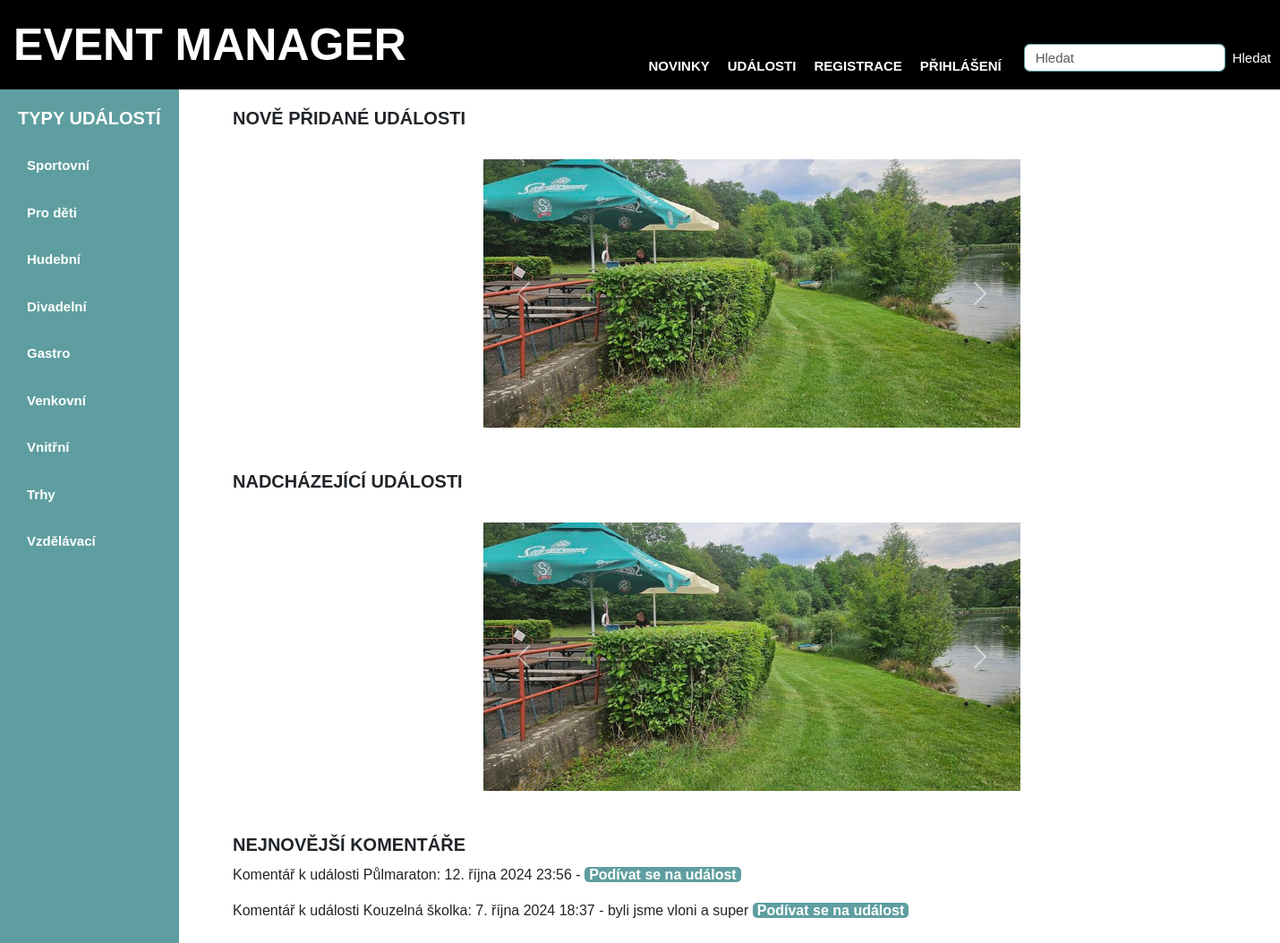
The app's page /main_page/, older data.
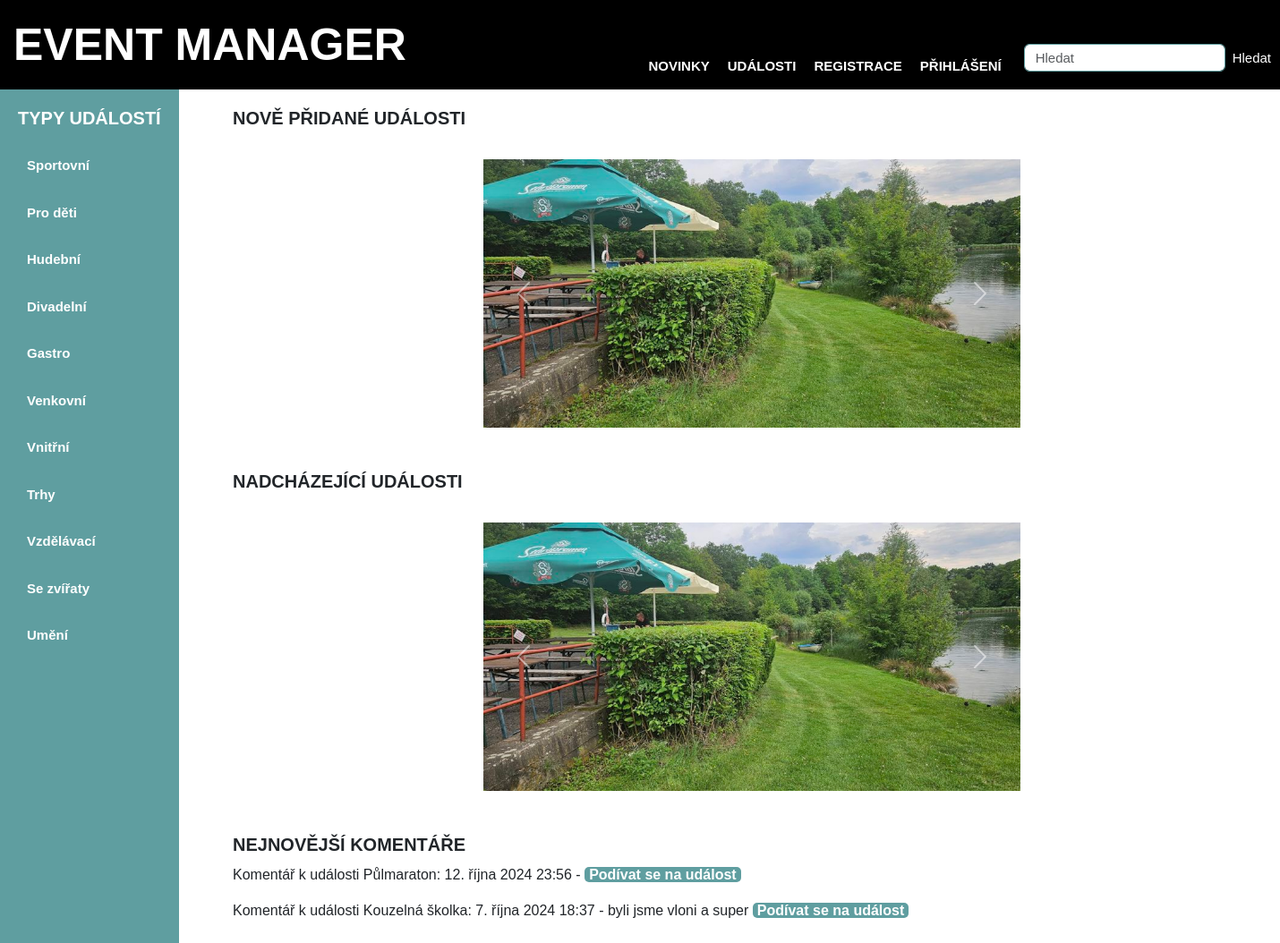
The same page, newer data.
### viewer/models.py (models this page shows, shortened)
class EventType(Model):
    name = CharField(max_length=128)
    is_approved = models.BooleanField(default=False)  # Výchozí hodnota je False (ne schváleno)
    class Meta:
        permissions = [
            ('custom_add_eventtype', 'Can add event type'),  # změňte název na něco jedinečného
        ]

class Event(Model):
  name = CharField(max_length=128)
  describtion = CharField(max_length=6000, default="")
  eventType = ManyToManyField(EventType)
  date = DateField(default=timezone.now)
  create_date = DateTimeField(auto_now_add=True)
  place = CharField(max_length=128, default="")
  entry = BooleanField(default=False)
  user = ForeignKey(User, on_delete=DO_NOTHING, default=1)
  link = URLField(max_length=200, blank=True, null=True)
  image = ImageField(upload_to='event_images/', blank=False, null=True)
  attendees = models.ManyToManyField(User, related_name="events_attending", blank=True)
  capacity = models.PositiveIntegerField(null=True, blank=True, default=None)  # None znamená neomezeno
  is_capacity_limited = models.BooleanField(default=False)
  is_approved = models.BooleanField(default=False)  # Výchozí hodnota je False (ne schváleno)

class Comment(Model):
  comment = CharField(max_length=500)
  event = ForeignKey(Event, on_delete=models.CASCADE, default="")
  comment_date = models.DateTimeField(default=timezone.now)
  user = ForeignKey(User, on_delete=models.CASCADE, default=1)

### viewer/views.py (the view)
# urls.py: path('main_page/', main_page, name='main_page'),
def main_page(request):
  return render(
    request,
    "main_page.html",
    context={
        "newest_events": Event.objects.filter(date__gte=timezone.now().date(), is_approved=True).order_by("-create_date")[:5],
        "nearest_events": Event.objects.filter(date__gte=timezone.now().date(), is_approved=True).order_by("date")[:5],
        "newest_comments": Comment.objects.order_by("-comment_date").all()[:5],
    }
  )

### viewer/views.py (called while the page is built)
def global_data(request):
    data = EventType.objects.filter(is_approved=True)
    return {'type_list': data}

### viewer/templates/main_page.html (shortened to what this page needs)
{% extends "base.html" %}
{% block content %}
<h3>NOVĚ PŘIDANÉ UDÁLOSTI</h3>
<br>
<div id="newestCarousel" class="carousel slide" data-bs-ride="carousel" style="max-width: 600px; margin: auto;">
    <div class="carousel-inner">
        {% for event in newest_events %}
        {% if event.image %}
        <div class="carousel-item {% if forloop.first %}active{% endif %}">
            <a href="/detail/{{ event.pk }}">
                <img src="{{ event.image.url }}" class="d-block w-100" alt="{{ event.title }}" style="height: 300px; object-fit: cover;">
            </a>
        </div>
        {% endif %}
        {% endfor %}
    </div>
    <button class="carousel-control-prev" type="button" data-bs-target="#newestCarousel" data-bs-slide="prev">
        <span class="carousel-control-prev-icon" aria-hidden="true"></span>
    </button>
    <button class="carousel-control-next" type="button" data-bs-target="#newestCarousel" data-bs-slide="next">
        <span class="carousel-control-next-icon" aria-hidden="true"></span>
    </button>
</div>
<br><br>
<h3>NADCHÁZEJÍCÍ UDÁLOSTI</h3>
<br>
<div id="upcomingCarousel" class="carousel slide" data-bs-ride="carousel" style="max-width: 600px; margin: auto;">
    <div class="carousel-inner">
        {% for event in nearest_events %}
        {% if event.image %}
        <div class="carousel-item {% if forloop.first %}active{% endif %}">
            <a href="/detail/{{ event.pk }}">
                <img src="{{ event.image.url }}" class="d-block w-100" alt="{{ event.title }}" style="height: 300px; object-fit: cover;">
            </a>
        </div>
        {% endif %}
        {% endfor %}
    </div>
    <button class="carousel-control-prev" type="button" data-bs-target="#upcomingCarousel" data-bs-slide="prev">
        <span class="carousel-control-prev-icon" aria-hidden="true"></span>
    </button>
    <button class="carousel-control-next" type="button" data-bs-target="#upcomingCarousel" data-bs-slide="next">
        <span class="carousel-control-next-icon" aria-hidden="true"></span>
    </button>
</div>
<br><br>
<h3>NEJNOVĚJŠÍ KOMENTÁŘE</h3>
{% for comment in newest_comments %}
<p>Komentář k události {{ comment.event.name }}: {{ comment.comment_date }} - {{ comment.comment }}
    <a href="/detail/{{comment.event.pk}}" class="button">Podívat se na událost</a></p>
{% endfor %}
<br>
{% endblock %}

### viewer/templates/base.html (shortened to what this page needs)
<!DOCTYPE html>
<html lang="cs">
<head>
    <link href="https://cdn.jsdelivr.net/npm/bootstrap@5.3.0/dist/css/bootstrap.min.css" rel="stylesheet">
    {% load static %}
    <link rel="stylesheet" href="{% static 'styles.css' %}">
</head>
<body>
    <nav class="header">
        <div class="logo">EVENT MANAGER</div>
        <nav class="nav-bar">
            <a href="{% url 'main_page' %}">NOVINKY</a>
            <a href="{% url 'events' %}">UDÁLOSTI</a>
            {% if request.user.is_authenticated %}
                <a href="{% url 'my_attendees' %}">MOJE AKCE</a>
                <a href="{% url 'my_page' %}">MŮJ ÚČET - {{ request.user.username }}</a>
                <a href="{% url 'logout' %}">ODHLÁSIT</a>
            {% else %}
                <a href="{% url 'sign_up' %}">REGISTRACE</a>
                <a href="{% url 'login' %}">PŘIHLÁŠENÍ</a>
            {% endif %}
            <form class="d-flex" method="get" action="{% url 'search' %}">
                <input type="text" name="query" class="form-control me-2" placeholder="Hledat" aria-label="Search" required="" id="id_query">
                <button class="btn btn-outline-success" type="submit">Hledat</button>
            </form>
        </nav>
    </nav>
    <div class="container">
        <div class="left-sidebar">
            <h3>TYPY UDÁLOSTÍ</h3>
            <ul>
                {% for type in type_list %}
                    {% if type.is_approved %}
                        <li><a href="{% url 'type_filter' type.pk %}">{{ type.name }}</a></li>
                    {% endif %}
                {% endfor %}
            </ul>
        </div>
        <div class="content">
            <div>
                {% block content %}{% endblock %}
            </div>
        </div>
    </div>
    </body>
</html>

Row changes from the older to the newer data that the page shows:
added EventType: name "Se zvířaty"
added EventType: name "Umění"
